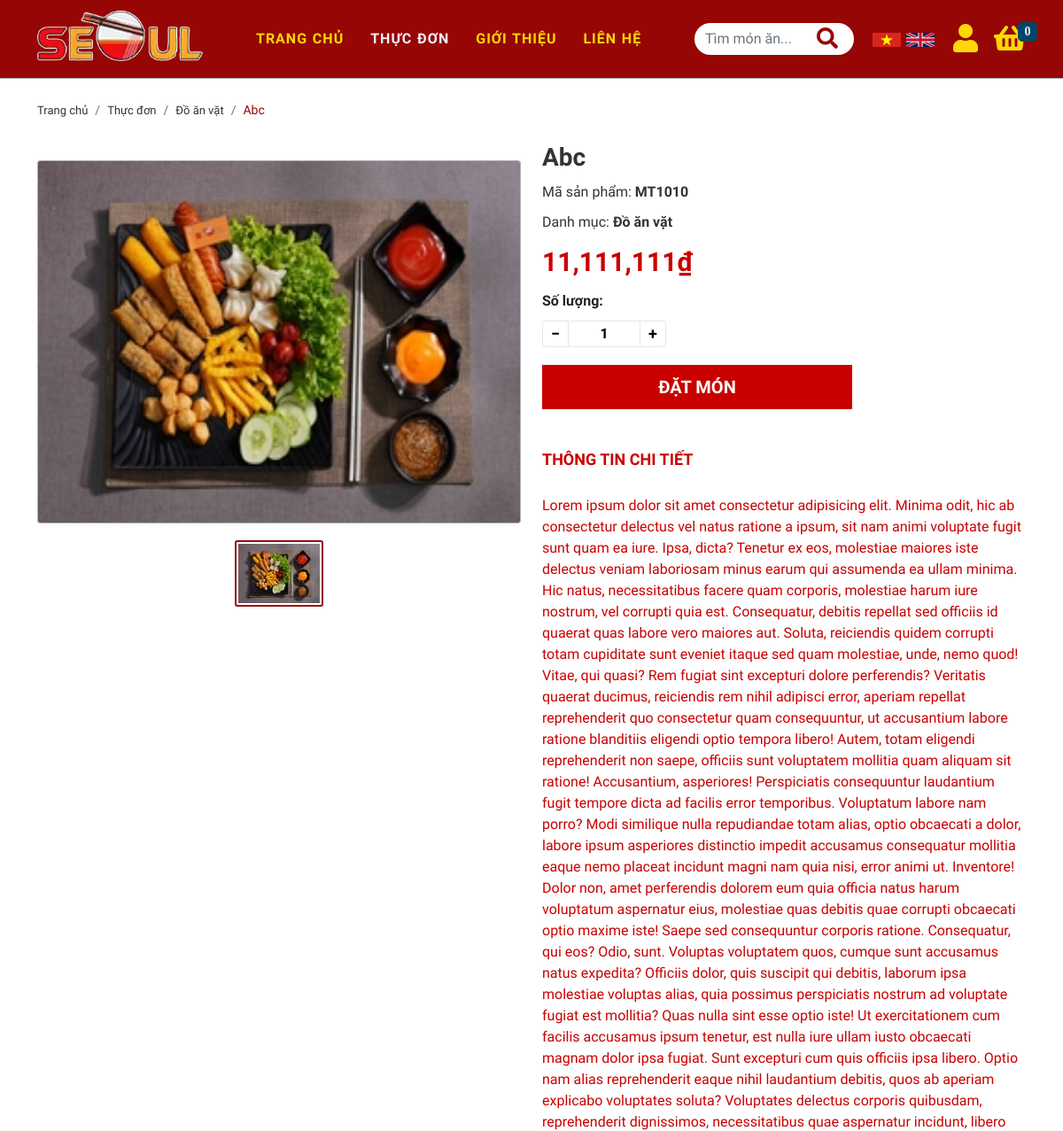
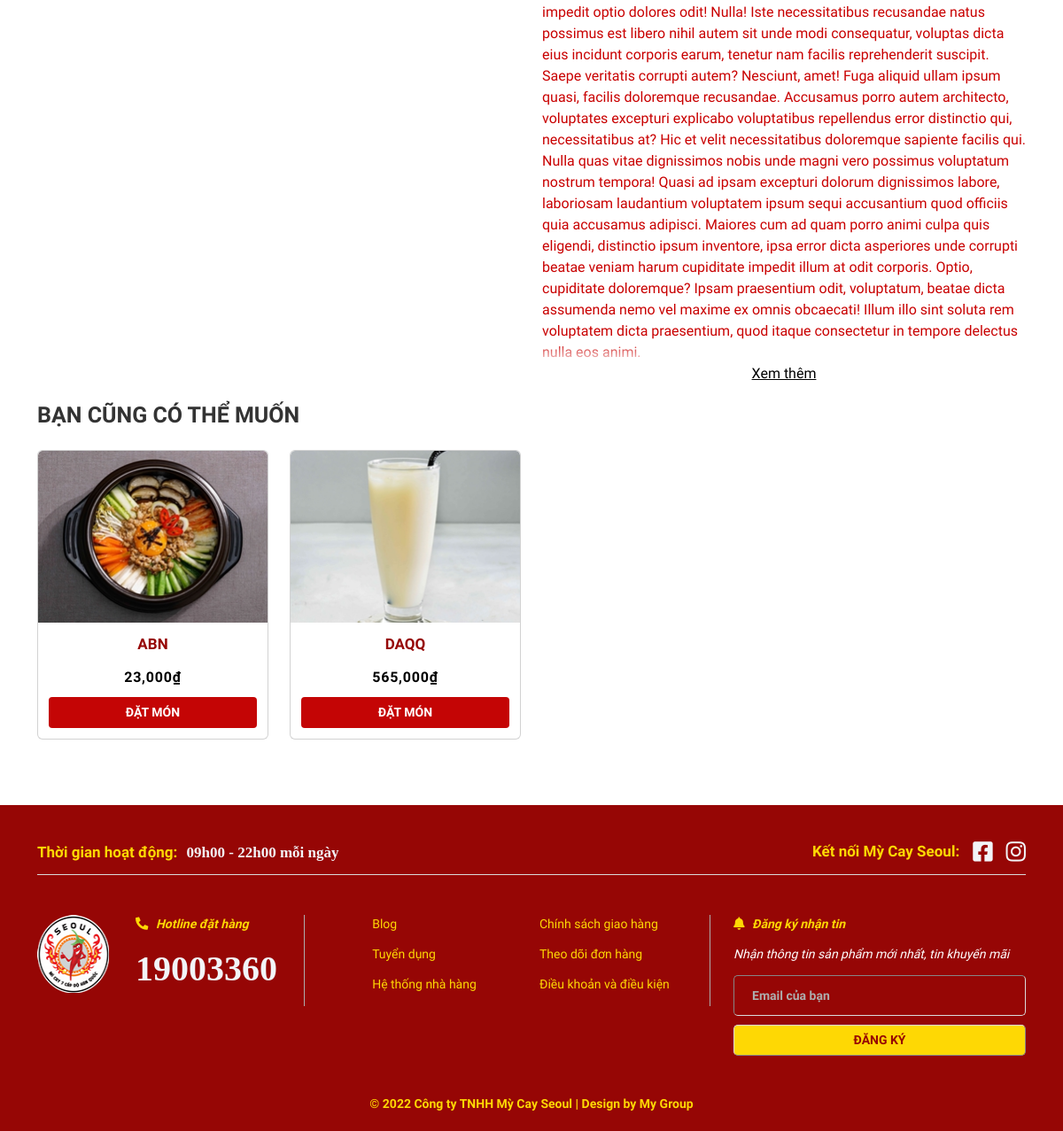
Page /index.php?quanly=sanpham&id=60 on the committed database (2 pictures, top to bottom).
### tables this page shows
CREATE TABLE `product` (
  `id` int(11) NOT NULL,
  `product_code` varchar(100) NOT NULL,
  `category_id` int(11) NOT NULL,
  `product_name` varchar(350) NOT NULL,
  `price` int(11) NOT NULL,
  `thumbnail` varchar(500) NOT NULL,
  `description` longtext NOT NULL,
  `created_at` datetime DEFAULT NULL,
  `updated_at` datetime DEFAULT NULL,
  `status` tinyint(11) DEFAULT NULL
);

CREATE TABLE `category` (
  `id` int(11) NOT NULL,
  `name` varchar(100) NOT NULL
);

CREATE TABLE `gallery` (
  `id` int(11) NOT NULL,
  `product_id` int(11) DEFAULT NULL,
  `thumbnail` varchar(500) NOT NULL
);

### pages/product_detail.php (the view, shortened to what this page needs)
<link rel="stylesheet" href="./css/product-detail.css">
<?php
$sql_chitiet = "SELECT product.*, category.name AS category_name,gallery.thumbnail AS gallery_thumbnail FROM product,category,gallery WHERE product.category_id=category.id AND product.id= '$_GET[id]' AND product.id = gallery.product_id LIMIT 1";
$query_chitiet = mysqli_query($mysqli, $sql_chitiet);
while ($row_chitiet = mysqli_fetch_array($query_chitiet)) {
?>
    <section class="breadcrumb_section container">
        <nav aria-label="breadcrumb">
            <ol class="breadcrumb">
                <li class="breadcrumb-item"><a href="./index.php">Trang chủ</a></li>
                <li class="breadcrumb-item"><a href="./index.php?quanly=thucdon&id=0">Thực đơn</a></li>
                <li class="breadcrumb-item"><a href="./index.php?quanly=thucdon&id=<?php echo $row_chitiet['category_id'] ?>"><?php echo $row_chitiet['category_name'] ?></a></li>
                <li class="breadcrumb-item active" aria-current="page"><?php echo $row_chitiet['product_name'] ?></li>
            </ol>
        </nav>
    </section>
    <section class="product_details my-3 container ">
        <div class="product_details_content row">
            <div class="col-6 product_details_img">
                <div id="product_details_img" class="carousel slide carousel-fade" data-bs-ride="false">
                    <div class="carousel-indicators">
                        <button type="button" data-bs-target="#product_details_img" data-bs-slide-to="0" class="active b-img" aria-current="true" aria-label="Slide 1"><img src="./admin/img/upload/img_product/<?php echo $row_chitiet['thumbnail'] ?>" alt=""></button>
                    </div>
                    <div class="carousel-inner">
                        <div class="carousel-item active">
                            <img src="./admin/img/upload/img_product_gallery/<?php echo $row_chitiet['gallery_thumbnail'] ?>" class="d-block w-100" alt="img_bibimbap-bo" data-bs-toggle="modal" data-bs-target="#modal-img">
                        </div>
                    </div>
                </div>
            </div>
            <div class="col-6 product_details_info" id="myForm">
                <form action="./pages/Handle/cart_handle.php?id_product=<?php echo $row_chitiet['id'] ?>" method="post">
                    <h3><?php echo $row_chitiet['product_name'] ?></h3>
                    <p>Mã sản phẩm: <span><?php echo $row_chitiet['product_code'] ?></span></p>
                    <p>Danh mục: <span><?php echo $row_chitiet['category_name'] ?></span></p>
                    <span class="price"><span><?php echo number_format($row_chitiet['price'], 0, ',', ',') . '₫'; ?></span>
                        <div class="product_qty">
                            <div>
                                <p class="text-dark">Số lượng:</p>
                            </div>
                            <div class="qty row m-0">
                                <button class="qtyminus" aria-hidden="true">&minus;</button>
                                <input name="qty" id="qty" min="1" max="20" step="1" value="1" class="text-center">
                                <button class="qtyplus" aria-hidden="true">&plus;</button>
                            </div>
                        </div>
                        <?php
                        if (isset($_SESSION['username'])) {
                        ?> <button type="submit"  class="btn add btn-orders <?php if ($row_chitiet['status'] == 0)
                                                                                                echo 'disabled' ?>"><?php if ($row_chitiet['status'] == 0) echo 'Hết hàng';
                                                                                                                    else echo 'Đặt món'; ?> </button>
                        <?php
                        } else {
                        ?>
                            <button type="submit"  class="btn add btn-orders <?php if ($row_chitiet['status'] == 0)
                                                                                                echo 'disabled' ?>" data-bs-toggle="modal" data-bs-target="#Modalcheck-user"><?php if ($row_chitiet['status'] == 0) echo 'Hết hàng';
                                                                                                                                                                                else echo 'Đặt món'; ?> </button>
                        <?php
                        }
                        ?>
                        <div class="product_tag" id="#readmore">
                            <h4>
                                Thông tin chi tiết
                            </h4>
                            <div class="product_tag-read">
                                <p>
                                    <?php echo $row_chitiet['description'] ?>
                                    <button class="read-more">Xem thêm</button>
                                </p>
                            </div>
                        </div>
                </form>
            </div>
    </section>
    <section class="Sale container">
        <div class="sale-title"> <a title="Bạn cũng có thể muốn">Bạn cũng có thể muốn</a></div>
        <div class="owl-carousel  ">
            <?php $sql_pro = "SELECT * FROM product WHERE id != '$_GET[id]' AND status =1 ORDER BY id ASC";
            $query_pro = mysqli_query($mysqli, $sql_pro);
            while ($row_pro = mysqli_fetch_array($query_pro)) {
            ?>
                <div class="product_content_items">
                    <div class="card">
                        <div class="product_content__img">
                            <a href="index.php?quanly=sanpham&id=<?php echo $row_pro['id'] ?>">
                                <img src="./admin/img/upload/img_product/<?php echo $row_pro['thumbnail'] ?>" class="card-img-top" alt="hình-AVTC">
                            </a>
                        </div>
                        <div class="card-body ">
                            <h5 class="card-title"><?php echo $row_pro['product_name'] ?></h5>
                            <p class="card-text"><?php echo number_format($row_pro['price'], 0, ',', ',') . '₫'; ?></p>
                            <?php
                            if (isset($_SESSION['username'])) {
                            ?>
                                <a href="./index.php?quanly=sanpham&id=<?php echo $row_pro['id'] ?>" class="btn ">Đặt món</a>
                            <?php
                            } else {
                            ?>
                                <a href="./index.php?quanly=sanpham&id=<?php echo $row_pro['id'] ?>" class="btn  <?php if ($row_pro['status'] == 0)
                                                                                                                        echo 'disabled' ?>" data-bs-toggle="modal" data-bs-target="#Modalcheck-user"><?php if ($row_pro['status'] == 0) echo 'HẾT HÀNG';
                                                                                                                                                                                                        else echo 'ĐẶT MÓN'; ?></a>
                            <?php
                            }
                            ?>
                        </div>
                    </div>
                </div>
            <?php
            }
            ?>
        </div>
    </section>
<?php
}
?>

### css/index.css (style rules this page uses)
* { box-sizing: border-box; margin: 0; padding: 0; }
html { scroll-behavior: smooth; }
body { font-family: 'Mulish', sans-serif; background-color: #fff; overflow-x: hidden; font-size: 14px; }
ul, p { margin: 0; padding: 0; }
.carousel { padding-top: 20px; }
.carousel img { height: 550px; border-radius: 5px; border: 1px solid #adadad; }
.container { margin: 0 auto; }

### css/header-footer.css (style rules this page uses)
* { box-sizing: border-box; margin: 0; padding: 0; }
html { scroll-behavior: smooth; }
body { font-family: 'Mulish', sans-serif; background-color: #fff; overflow-x: hidden; font-size: 14px; }
ul, p { margin: 0; padding: 0; }

### rows in the picture
product: category.name "Đồ ăn vặt", product_name "Abc", thumbnail (picture), gallery.thumbnail (picture), product_code "MT1010", price "11,111,111", status "ĐẶT MÓN", description "Lorem ipsum dolor sit amet consectetur adipisicing elit. Minima odit, hic ab consectetur delectus vel natus ratione a ipsum, sit nam animi voluptate fugit sunt quam ea iure. Ipsa, dicta? Tenetur ex eos, molestiae maiores iste delectus veniam laboriosam minus earum qui assumenda ea ullam minima. Hic natus, necessitatibus facere quam corporis, molestiae harum iure nostrum, vel corrupti quia est. Consequatur, debitis repellat sed officiis id quaerat quas labore vero maiores aut. Soluta, reiciendis quidem corrupti totam cupiditate sunt eveniet itaque sed quam molestiae, unde, nemo quod! Vitae, qui quasi? Rem fugiat sint excepturi dolore perferendis? Veritatis quaerat ducimus, reiciendis rem…"
product: thumbnail (picture), product_name "ABN", price "23,000", status "ĐẶT MÓN"
product: thumbnail (picture), product_name "DAQQ", price "565,000", status "ĐẶT MÓN"
